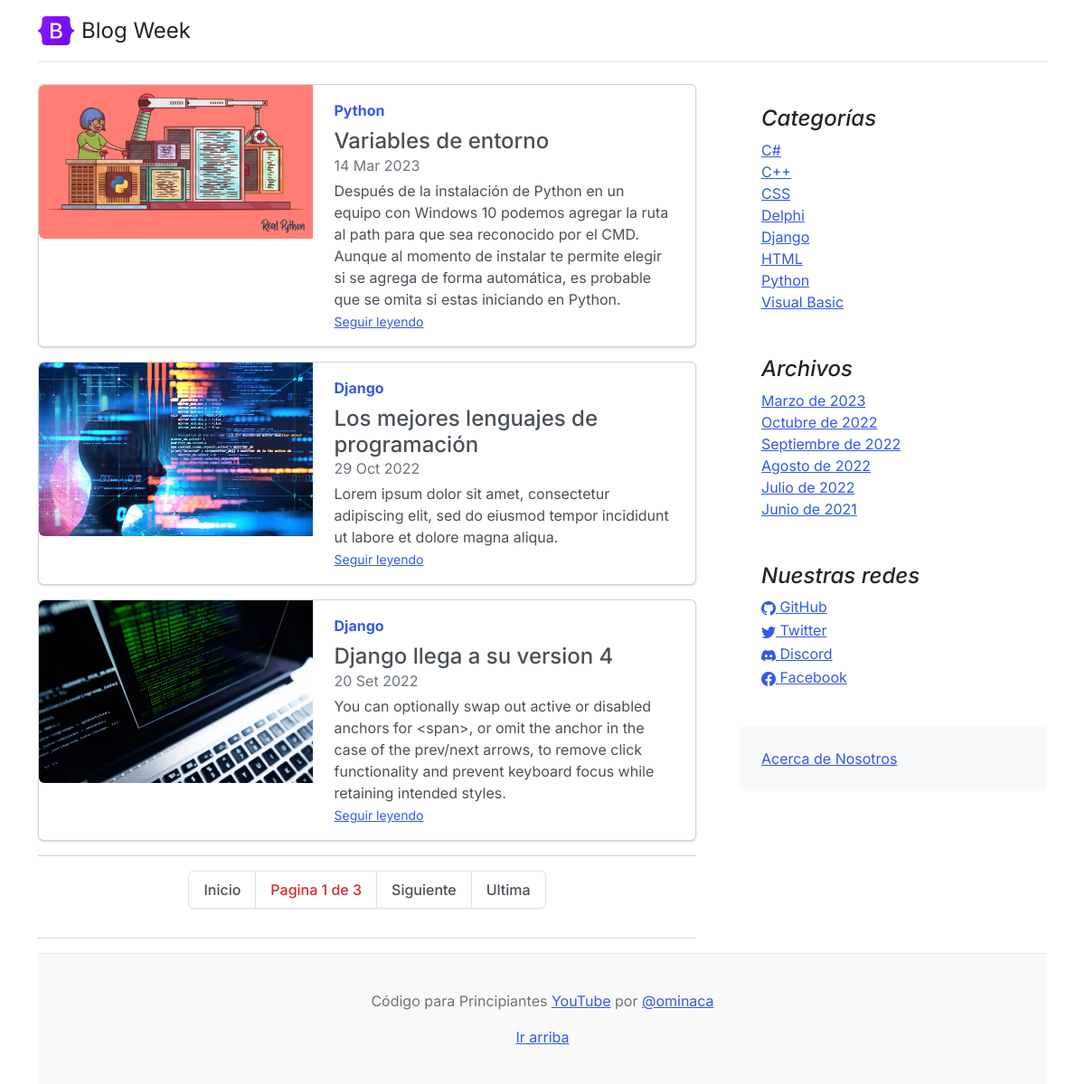
The page / on the database its author committed.
### core/models.py (models this page shows, shortened)
class Post(models.Model):
	title = models.CharField(max_length=250, verbose_name='Título')
	excerpt = models.TextField(verbose_name='Bajada')
	content = RichTextField(verbose_name='Contenido')
	image = models.ImageField(upload_to='posts', null=True, blank=True, verbose_name='Imagen')
	published = models.BooleanField(default=False, verbose_name='Publicado')
	category = models.ForeignKey(Category, on_delete=models.CASCADE, related_name='get_posts', verbose_name='Categoría')
	author = models.ForeignKey(User, on_delete=models.CASCADE, related_name='get_posts', verbose_name='Autor')
	tags = models.ManyToManyField(Tag, verbose_name='Etiquetas')
	created = models.DateTimeField(auto_now_add=True, verbose_name='Fecha de creación')
	updated = models.DateTimeField(auto_now=True, verbose_name='Fecha de modificación')
	class Meta:
		verbose_name = 'Publicación'
		verbose_name_plural = 'Publicaciones'
		ordering = ['-created']
	def __str__(self):
		return self.title

class Category (models.Model):
	name = models.CharField(max_length=200, unique=True, verbose_name='Nombre')
	active = models.BooleanField(default=True, verbose_name='Activo')
	created = models.DateTimeField(auto_now_add=True, verbose_name='Fecha de creación')
	updated = models.DateTimeField(auto_now=True, verbose_name='Fecha de modificación')
	class Meta:
		verbose_name = 'Categoría'
		verbose_name_plural = 'Categorías'
		ordering = ['name']
	def __str__(self):
		return self.name

class Link(models.Model):
	key = models.CharField(max_length=100, verbose_name='Key Link')
	name = models.CharField(max_length=120, verbose_name='Red Social')
	url = models.URLField(max_length=350, blank=True, null=True, verbose_name='Enlace')
	icon = models.CharField(max_length=100, blank=True, null=True, verbose_name='Icono')
	created = models.DateTimeField(auto_now_add=True, verbose_name='Fecha de creación')
	updated = models.DateTimeField(auto_now=True, verbose_name='Fecha de modificación')
	class Meta:
		verbose_name = 'Red Social'
		verbose_name_plural = 'Redes Sociales'
		ordering = ['name']

### core/views.py (the view)
# urls.py: path('', HomeListView.as_view(), name='home'),
class HomeListView(ListView):
    model = Post
    paginate_by = 3
    template_name = 'core/home.html'
    def get_queryset(self):
        return Post.objects.filter(published=True)
    def get_context_data(self, **kwargs):
        context = super().get_context_data(**kwargs)
        print(context)
        return context

### core/processors.py (called while the page is built)
def ctx_dic_about(request):
	ctx_about = {}
	ctx_about['ABOUT'] = About.objects.latest('created')
	return ctx_about

def ctx_dic_category(request):
	ctx_category = {}
	ctx_category['categories'] = Category.objects.filter(active=True)
	return ctx_category

def ctx_dic_history(request):
	ctx_history = {}
	ctx_history['dates'] = Post.objects.dates('created', 'month', order='DESC').distinct()
	return ctx_history

def ctx_dic_link(request):
	ctx_link = {}
	links = Link.objects.all()
	for link in links:
		ctx_link[link.key] = {'url':link.url, 'icon':link.icon}
	return ctx_link

### core/templates/core/home.html (shortened to what this page needs)
{% extends 'core/base.html' %}
{% load static %}
{% block content %}
{% for post in object_list %}
    <div class="card mb-3">
      <div class="row g-0">
        <div class="col-md-5">
          <img src={{ post.image.url }} class="img-fluid rounded-start" alt="...">
        </div>
        <div class="col-md-7">
          <div class="card-body">
            <strong class="d-inline-block mb-2 text-primary">{{ post.category }}</strong>
            <h4 class="mb-0">{{ post.title }}</h4>
            <div class="mb-1 text-muted">{{ post.created|date:"d M Y" }}</div>
            <p class="card-text mb-auto">{{ post.excerpt }}</p>
            <p class="card-text"><small class="text-muted"><a href={% url 'post' post.id %} class="stretched-link">Seguir leyendo</a></small></p>
          </div>
        </div>
      </div>
    </div>
{% endfor %}
<hr>
<nav aria-label="...">
  <ul class="pagination justify-content-center">
    <li class="page-item">
      <a class="page-link" href="?page=1">Inicio</a>
    </li>
    <li class="page-item">
        <p class="page-link text-danger">Pagina {{ page_obj.number }} de {{ page_obj.paginator.num_pages }}</p>
    </li>
    {% if page_obj.has_next %}
    <li class="page-item {% if page_obj.number == page_obj.paginator.num_pages %}disabled{% endif %}">
      <a class="page-link" href="{% if page_obj.number != page_obj.paginator.num_pages %}?page={{ page_obj.next_page_number }}{% endif %}">
          Siguiente</a>
    </li>
    {% endif %}
    <li class="page-item">
      <a class="page-link" href="?page={{ page_obj.paginator.num_pages }}">Ultima</a>
    </li>
  </ul>
</nav>
<hr>
{% endblock %}

### core/templates/core/base.html (shortened to what this page needs)
<!doctype html>
<html lang="es">
<head>
    <link rel="stylesheet" href="https://cdn.jsdelivr.net/npm/bootstrap-icons@1.9.1/font/bootstrap-icons.css">
    {% load static %}
    <link href={% static 'core/css/bootstrap.min.css' %} rel="stylesheet">
    <link href={% static 'core/css/blog.css' %} rel="stylesheet">
</head>
<body>
  <div class="container">
    <header class="d-flex flex-wrap justify-content-center py-3 mb-4 border-bottom">
      <a href="/" class="d-flex align-items-center mb-3 mb-md-0 me-md-auto text-dark text-decoration-none">
        <img class="bi me-2" width="40" height="32" src={% static 'core/img/bootstrap-logo.svg' %}>
        <span class="fs-4">Blog Week</span>
      </a>
    </header>
    <main class="mt-2">
      <section class="row g-5">
        <div class="col-md-8">
            {% block content %} {% endblock %}
        </div>
        <aside class="col-md-4">
          <div class="position-sticky" style="top: 2rem;">
            <div class="p-4">
              <h4 class="fst-italic">Categorías</h4>
              <ol class="list-unstyled mb-0">
                {% for item in categories %}
                  <li><a href={% url 'category' %}?cat={{ item.id }}>{{ item.name }}</a></li>
                {% endfor %}
              </ol>
            </div>
            <div class="p-4">
              <h4 class="fst-italic">Archivos</h4>
              <ol class="list-unstyled mb-0">
                {% for item in dates %}
                  <li>
                    {% if item.month == 3 %}<a href={% url 'dates' item.month item.year %}>Marzo de {{ item.year }}</a>{% endif %}
                    {% if item.month == 6 %}<a href={% url 'dates' item.month item.year %}>Junio de {{ item.year }}</a>{% endif %}
                    {% if item.month == 7 %}<a href={% url 'dates' item.month item.year %}>Julio de {{ item.year }}</a>{% endif %}
                    {% if item.month == 8 %}<a href={% url 'dates' item.month item.year %}>Agosto de {{ item.year }}</a>{% endif %}
                    {% if item.month == 9 %}<a href={% url 'dates' item.month item.year %}>Septiembre de {{ item.year }}</a>{% endif %}
                    {% if item.month == 10 %}<a href={% url 'dates' item.month item.year %}>Octubre de {{ item.year }}</a>{% endif %}
                  </li>
                {% endfor %}
              </ol>
            </div>
            <div class="p-4">
              <h4 class="fst-italic">Nuestras redes</h4>
              <ol class="list-unstyled">
                {% if LINK_GITHUB.url %}
                  <li><a href={{ LINK_GITHUB.url }}><i class="{{ LINK_GITHUB.icon }}"></i> GitHub</a></li>
                {% endif %}
                {% if LINK_TWITTER.url %}
                  <li><a href={{ LINK_TWITTER.url }}><i class="{{ LINK_TWITTER.icon }}"></i> Twitter</a></li>
                {% endif %}
                {% if LINK_DISCORD.url %}
                  <li><a href={{ LINK_DISCORD.url }}><i class="{{ LINK_DISCORD.icon }}"></i> Discord</a></li>
                {% endif %}
                {% if LINK_FACEBOOK.url %}
                  <li><a href={{ LINK_FACEBOOK.url }}><i class="{{ LINK_FACEBOOK.icon }}"></i> Facebook</a></li>
                {% endif %}
              </ol>
            </div>
            <div class="p-4 mb-3 bg-light rounded">
                <a href={% url 'about' %}>Acerca de Nosotros</a>
            </div>
          </div>
        </aside>
      </section>
    </main>
    <footer class="blog-footer">
      <p>Código para Principiantes <a href="https://www.youtube.com/channel/UCojloc55DB6zD6zB7-kTWWQ">YouTube</a> por <a href="https://twitter.com/ominaca">@ominaca</a></p>
      <p>
        <a href="#">Ir arriba</a>
      </p>
    </footer>
  </div>
</body>
</html>

### core/templates/core/includes/submenu.html (shortened to what this page needs)
{% load static %}

### core/static/core/css/blog.css (style rules this page uses)
.blog-footer { padding: 2.5rem 0; color: #727272; text-align: center; background-color: #f9f9f9; border-top: .05rem solid #e5e5e5; }
.blog-footer p:last-child { margin-bottom: 0; }
.bi { vertical-align: -.125em; fill: currentColor; }

### rows shown on the page
Post: image (picture), category "Python", title "Variables de entorno", created "14 Mar 2023", excerpt "Después de la instalación de Python en un equipo con Windows 10 podemos agregar la ruta al path para que sea reconocido por el CMD. Aunque al momento de instalar te permite elegir si se agrega de forma automática, es probable que se omita si estas iniciando en Python."
Post: image (picture), category "Django", title "Los mejores lenguajes de programación", created "29 Oct 2022", excerpt "Lorem ipsum dolor sit amet, consectetur adipiscing elit, sed do eiusmod tempor incididunt ut labore et dolore magna aliqua."
Post: image (picture), category "Django", title "Django llega a su version 4", created "20 Set 2022", excerpt "You can optionally swap out active or disabled anchors for <span>, or omit the anchor in the case of the prev/next arrows, to remove click functionality and prevent keyboard focus while retaining intended styles."
Category: name "C#"
Category: name "C++"
Category: name "CSS"
Category: name "Delphi"
Category: name "Django"
Category: name "HTML"
Category: name "Python"
Category: name "Visual Basic"

### other values the page prints
{{ page_obj.number }} "1"
{{ page_obj.paginator.num_pages }} "3"
{{ item.year }} "2023"
{{ item.year }} "2022"
{{ item.year }} "2021"
